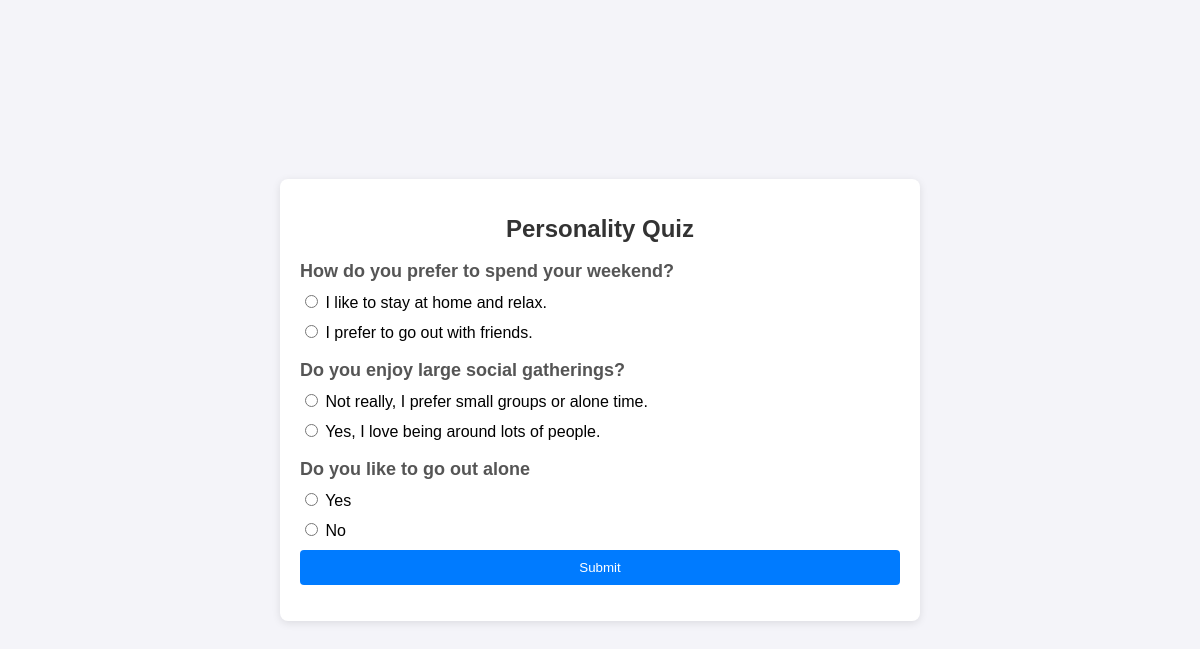
The app's page /quiz/ with its own data.
### quiz/models.py (models this page shows, shortened)
class Question(models.Model):
    text = models.CharField(max_length=200)

class Answer(models.Model):
    question = models.ForeignKey(Question, on_delete=models.CASCADE)
    text = models.CharField(max_length=200)
    personality_type = models.CharField(max_length=50)  # e.g., introvert, extrovert, etc.

### quiz/views.py (the view)
# urls.py: path('', views.quiz_view, name='quiz'),
def quiz_view(request):
    questions = Question.objects.all()
    if request.method == 'POST':
        answers = request.POST
        personality = calculate_personality(answers)
        return render(request, 'quiz/result.html', {'personality': personality})
    return render(request, 'quiz/quiz.html', {'questions': questions})
    print(request.POST)

### quiz/templates/quiz/quiz.html (shortened to what this page needs)
{% load static %}
<link rel="stylesheet" type="text/css" href="{% static 'quiz/style.css' %}">
<div class="quiz-container">
    <h1>Personality Quiz</h1>
    <form method="POST">
        {% for question in questions %}
            <h3>{{ question.text }}</h3>
            {% for answer in question.answer_set.all %}
                <label>
                    <input type="radio" name="q{{ question.id }}" value="{{ answer.personality_type }}">
                    {{ answer.text }}
                </label>
            {% endfor %}
        {% endfor %}
        <button type="submit">Submit</button>
    </form>
</div>

### quiz/static/quiz/style.css (style rules this page uses)
.quiz-container { background-color: #ffffff; padding: 20px; border-radius: 8px; box-shadow: 0 2px 8px rgba(0, 0, 0, 0.1); max-width: 600px; width: 100%; margin: 20px; }
h1 { font-size: 24px; text-align: center; color: #333; }
h3 { font-size: 18px; margin-bottom: 10px; color: #555; }
label { display: block; margin-bottom: 10px; }
button { background-color: #007BFF; color: #fff; border: none; padding: 10px 15px; cursor: pointer; border-radius: 4px; width: 100%; }

### records on screen
Question: text "How do you prefer to spend your weekend?"
Answer: text "I like to stay at home and relax."
Answer: text "I prefer to go out with friends."
Question: text "Do you enjoy large social gatherings?"
Answer: text "Not really, I prefer small groups or alone time."
Answer: text "Yes, I love being around lots of people."
Question: text "Do you like to go out alone"
Answer: text "Yes"
Answer: text "No"
